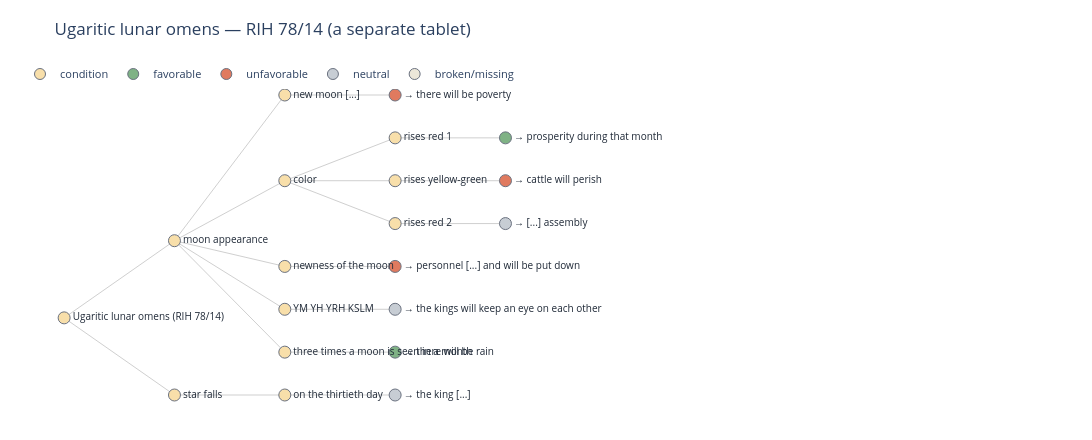

The code cell stored with this chart in its notebook:
### Markdown cell above
## 6. The same logic in the sky — celestial omens

Birth omens are only one branch. Ugarit also read the **heavens**, in a *separate* tablet — **RIH 78/14** (KTU 1.163), Pardee's *Lunar Omens* (the colour and newness of the moon, a falling star). Babylon did the same on a far grander scale: *Enūma Anu Enlil*, in which a **lunar eclipse** is decoded by its **watch**, the **direction** it clears, and above all the **calendar date** — every month, every key day, its own prediction. We draw the small Ugaritic lunar tablet as its own tree, then the Babylonian eclipse calendar as a **grid** (its natural shape):

### Code cell
import pandas as pd
from data.loader import load_babylonian_celestial_tree, load_ugaritic_lunar_tree

# Ugaritic lunar omens — RIH 78/14, a SEPARATE tablet, drawn as its own little tree
ug_cel = load_ugaritic_lunar_tree()["omen"]
Gc = build_omen_graph(ug_cel, "Ugaritic lunar omens (RIH 78/14)")
plot_interactive_tree(Gc, "Ugaritic lunar omens — RIH 78/14 (a separate tablet)")

# Babylonian lunar-eclipse — the 'general' rules, then the systematic month × day grid
cel = load_babylonian_celestial_tree()
ecl = cel["omen"]["celestial omens"]["lunar eclipse"]
print("Babylonian lunar-eclipse, general rules (a sample):")
for k, v in list(ecl["general"].items())[:4]:
    print(f"  eclipse {k:28s} → {v}")

grid = pd.DataFrame(ecl["month-specific"]).T
grid = grid.reindex(columns=sorted(grid.columns, key=lambda c: int(c.split()[1]))).fillna("—")
print(f"\nBabylonian eclipse calendar: {grid.shape[0]} months × {grid.shape[1]} key days "
      f"— every cell is its own omen:")
grid

### Figure 1 — Plotly figure (JSON) as saved in the notebook; plotly's stock layout.template omitted (floating-point values rounded to 4 significant figures)
{"data": [{"hoverinfo": "skip", "line": {"color": "rgba(150,150,150,0.45)", "width": 1}, "mode": "lines", "showlegend": false, "type": "scatter", "x": [0, 1, null, 0, 1, null, 1, 2, null, 1, 2, null, 1, 2, null, 1, 2, null, 1, 2, null, 2, 3, null, 2, 3, null, 2, 3, null, 2, 3, null, 3, 4, null, 3, 4, null, 3, 4, null, 2, 3, null, 2, 3, null, 2, 3, null, 1, 2, null, 2, 3, null], "y": [-7.8, -5.1, null, -7.8, -10.5, null, -5.1, 0, null, -5.1, -3, null, -5.1, -6, null, -5.1, -7.5, null, -5.1, -9, null, 0, 0, null, -3, -1.5, null, -3, -3, null, -3, -4.5, null, -1.5, -1.5, null, -3, -3, null, -4.5, -4.5, null, -6, -6, null, -7.5, -7.5, null, -9, -9, null, -10.5, -10.5, null, -10.5, -10.5, null]}, {"hovertemplate": "%{hovertext}<extra></extra>", "hovertext": ["Ugaritic lunar omens (RIH 78/14)", "moon appearance", "new moon [...]", "→ there will be poverty", "color", "rises red 1", "→ prosperity during that month", "rises yellow-green", "→ cattle will perish", "rises red 2", "→ [...] assembly", "newness of the moon", "→ personnel [...] and will be put down", "YM YH YRH KSLM", "→ the kings will keep an eye on each other", "three times a moon is seen in a month", "→ there will be rain", "star falls", "on the thirtieth day", "→ the king [...]"], "marker": {"color": ["#f8dfaa", "#f8dfaa", "#f8dfaa", "#e07a5f", "#f8dfaa", "#f8dfaa", "#7fb285", "#f8dfaa", "#e07a5f", "#f8dfaa", "#c7cdd4", "#f8dfaa", "#e07a5f", "#f8dfaa", "#c7cdd4", "#f8dfaa", "#7fb285", "#f8dfaa", "#f8dfaa", "#c7cdd4"], "line": {"color": "#6b7280", "width": 1}, "size": 12}, "mode": "markers+text", "showlegend": false, "text": ["Ugaritic lunar omens (RIH 78/14)", "moon appearance", "new moon [...]", "→ there will be poverty", "color", "rises red 1", "→ prosperity during that month", "rises yellow-green", "→ cattle will perish", "rises red 2", "→ [...] assembly", "newness of the moon", "→ personnel [...] and will be put down", "YM YH YRH KSLM", "→ the kings will keep an eye on each other", "three times a moon is seen in a month", "→ there will be rain", "star falls", "on the thirtieth day", "→ the king [...]"], "textfont": {"color": "#1f2937", "size": 10}, "textposition": "middle right", "type": "scatter", "x": [0, 1, 2, 3, 2, 3, 4, 3, 4, 3, 4, 2, 3, 2, 3, 2, 3, 1, 2, 3], "y": [-7.8, -5.1, 0, 0, -3, -1.5, -1.5, -3, -3, -4.5, -4.5, -6, -6, -7.5, -7.5, -9, -9, -10.5, -10.5, -10.5]}, {"marker": {"color": "#f8dfaa", "line": {"color": "#6b7280", "width": 1}, "size": 11}, "mode": "markers", "name": "condition", "type": "scatter", "x": [null], "y": [null]}, {"marker": {"color": "#7fb285", "line": {"color": "#6b7280", "width": 1}, "size": 11}, "mode": "markers", "name": "favorable", "type": "scatter", "x": [null], "y": [null]}, {"marker": {"color": "#e07a5f", "line": {"color": "#6b7280", "width": 1}, "size": 11}, "mode": "markers", "name": "unfavorable", "type": "scatter", "x": [null], "y": [null]}, {"marker": {"color": "#c7cdd4", "line": {"color": "#6b7280", "width": 1}, "size": 11}, "mode": "markers", "name": "neutral", "type": "scatter", "x": [null], "y": [null]}, {"marker": {"color": "#ece7d9", "line": {"color": "#6b7280", "width": 1}, "size": 11}, "mode": "markers", "name": "broken/missing", "type": "scatter", "x": [null], "y": [null]}], "layout": {"dragmode": "pan", "height": 440, "legend": {"font": {"size": 11}, "orientation": "h", "x": 0, "y": 1.03}, "margin": {"b": 20, "l": 20, "r": 410, "t": 70}, "paper_bgcolor": "white", "plot_bgcolor": "white", "title": {"text": "Ugaritic lunar omens — RIH 78/14 (a separate tablet)"}, "width": 1930, "xaxis": {"range": [-0.4, 5.6], "visible": false}, "yaxis": {"visible": false}}}
